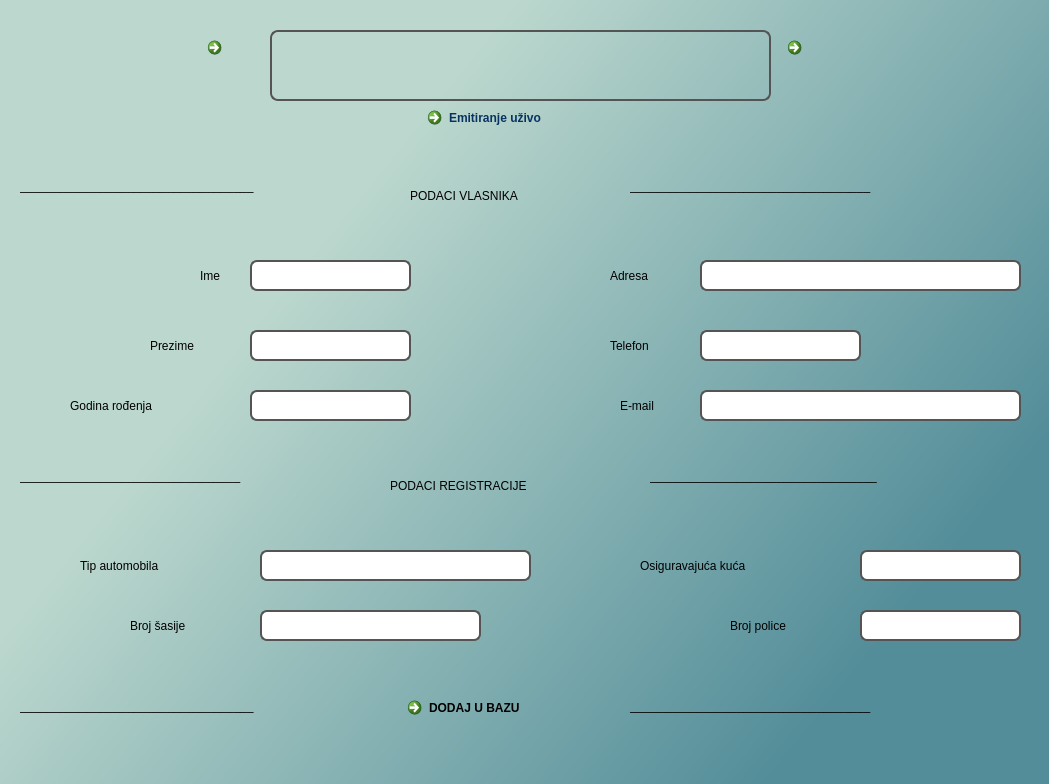
<?xml version="1.0" encoding="UTF-8"?>
<ui version="4.0">
 <class>MainWindow</class>
 <widget class="QMainWindow" name="MainWindow">
  <property name="enabled">
   <bool>true</bool>
  </property>
  <property name="geometry">
   <rect>
    <x>0</x>
    <y>0</y>
    <width>1049</width>
    <height>784</height>
   </rect>
  </property>
  <property name="sizePolicy">
   <sizepolicy hsizetype="Fixed" vsizetype="Fixed">
    <horstretch>0</horstretch>
    <verstretch>0</verstretch>
   </sizepolicy>
  </property>
  <property name="minimumSize">
   <size>
    <width>1049</width>
    <height>784</height>
   </size>
  </property>
  <property name="maximumSize">
   <size>
    <width>1049</width>
    <height>784</height>
   </size>
  </property>
  <property name="contextMenuPolicy">
   <enum>Qt::DefaultContextMenu</enum>
  </property>
  <property name="acceptDrops">
   <bool>false</bool>
  </property>
  <property name="windowTitle">
   <string/>
  </property>
  <property name="autoFillBackground">
   <bool>false</bool>
  </property>
  <property name="styleSheet">
   <string notr="true">QWidget#centralwidget{

background-color: qlineargradient(spread:pad, x1:0.263, y1:0.372432, x2:0.883064, y2:0.746, stop:0 rgba(188, 216, 206, 255), stop:1 rgba(83, 141, 153, 255));

}</string>
  </property>
  <property name="tabShape">
   <enum>QTabWidget::Rounded</enum>
  </property>
  <widget class="QWidget" name="centralwidget">
   <property name="styleSheet">
    <string notr="true"/>
   </property>
   <widget class="QLabel" name="label_ime">
    <property name="geometry">
     <rect>
      <x>200</x>
      <y>250</y>
      <width>51</width>
      <height>51</height>
     </rect>
    </property>
    <property name="styleSheet">
     <string notr="true">font: 20pt &quot;Calibri&quot;;</string>
    </property>
    <property name="text">
     <string>Ime</string>
    </property>
   </widget>
   <widget class="QLabel" name="label_prezime">
    <property name="geometry">
     <rect>
      <x>150</x>
      <y>320</y>
      <width>91</width>
      <height>51</height>
     </rect>
    </property>
    <property name="styleSheet">
     <string notr="true">font: 20pt &quot;Calibri&quot;;</string>
    </property>
    <property name="text">
     <string>Prezime</string>
    </property>
   </widget>
   <widget class="QLabel" name="label_datum">
    <property name="geometry">
     <rect>
      <x>70</x>
      <y>380</y>
      <width>191</width>
      <height>51</height>
     </rect>
    </property>
    <property name="styleSheet">
     <string notr="true">font: 20pt &quot;Calibri&quot;;</string>
    </property>
    <property name="text">
     <string>Godina rođenja</string>
    </property>
   </widget>
   <widget class="QLabel" name="label_adresa">
    <property name="geometry">
     <rect>
      <x>610</x>
      <y>260</y>
      <width>101</width>
      <height>31</height>
     </rect>
    </property>
    <property name="styleSheet">
     <string notr="true">font: 20pt &quot;Calibri&quot;;</string>
    </property>
    <property name="text">
     <string>Adresa</string>
    </property>
   </widget>
   <widget class="QLabel" name="label_telefon">
    <property name="geometry">
     <rect>
      <x>610</x>
      <y>330</y>
      <width>81</width>
      <height>31</height>
     </rect>
    </property>
    <property name="styleSheet">
     <string notr="true">font: 20pt &quot;Calibri&quot;;</string>
    </property>
    <property name="text">
     <string>Telefon</string>
    </property>
   </widget>
   <widget class="QLabel" name="label_email">
    <property name="geometry">
     <rect>
      <x>620</x>
      <y>390</y>
      <width>91</width>
      <height>31</height>
     </rect>
    </property>
    <property name="styleSheet">
     <string notr="true">font: 20pt &quot;Calibri&quot;;</string>
    </property>
    <property name="text">
     <string>E-mail</string>
    </property>
   </widget>
   <widget class="QLabel" name="label_tip_auto">
    <property name="geometry">
     <rect>
      <x>80</x>
      <y>540</y>
      <width>171</width>
      <height>51</height>
     </rect>
    </property>
    <property name="styleSheet">
     <string notr="true">font: 20pt &quot;Calibri&quot;;</string>
    </property>
    <property name="text">
     <string>Tip automobila</string>
    </property>
   </widget>
   <widget class="QLabel" name="label_br_sasije">
    <property name="geometry">
     <rect>
      <x>130</x>
      <y>610</y>
      <width>121</width>
      <height>31</height>
     </rect>
    </property>
    <property name="styleSheet">
     <string notr="true">font: 20pt &quot;Calibri&quot;;</string>
    </property>
    <property name="text">
     <string>Broj šasije</string>
    </property>
   </widget>
   <widget class="QLabel" name="label_osig_kuca">
    <property name="geometry">
     <rect>
      <x>640</x>
      <y>550</y>
      <width>221</width>
      <height>31</height>
     </rect>
    </property>
    <property name="styleSheet">
     <string notr="true">font: 20pt &quot;Calibri&quot;;</string>
    </property>
    <property name="text">
     <string>Osiguravajuća kuća</string>
    </property>
   </widget>
   <widget class="QLabel" name="label_br_police">
    <property name="geometry">
     <rect>
      <x>730</x>
      <y>610</y>
      <width>121</width>
      <height>31</height>
     </rect>
    </property>
    <property name="styleSheet">
     <string notr="true">font: 20pt &quot;Calibri&quot;;</string>
    </property>
    <property name="text">
     <string>Broj police</string>
    </property>
   </widget>
   <widget class="QCommandLinkButton" name="gumb_desni">
    <property name="geometry">
     <rect>
      <x>780</x>
      <y>30</y>
      <width>61</width>
      <height>61</height>
     </rect>
    </property>
    <property name="text">
     <string/>
    </property>
    <property name="icon">
     <iconset resource="../../../../../../Desktop/PROJEKT - UI NP AS NP/slike.qrc">
      <normaloff>:/slika1/IKONE/right-arrow.png</normaloff>:/slika1/IKONE/right-arrow.png</iconset>
    </property>
    <property name="iconSize">
     <size>
      <width>61</width>
      <height>51</height>
     </size>
    </property>
   </widget>
   <widget class="QCommandLinkButton" name="gumb_lijevi">
    <property name="geometry">
     <rect>
      <x>200</x>
      <y>30</y>
      <width>61</width>
      <height>61</height>
     </rect>
    </property>
    <property name="text">
     <string/>
    </property>
    <property name="icon">
     <iconset resource="../../../../../../Desktop/PROJEKT - UI NP AS NP/slike.qrc">
      <normaloff>:/slika1/IKONE/left-arrow.png</normaloff>:/slika1/IKONE/left-arrow.png</iconset>
    </property>
    <property name="iconSize">
     <size>
      <width>61</width>
      <height>51</height>
     </size>
    </property>
   </widget>
   <widget class="QLabel" name="kategorija_vlasnik">
    <property name="geometry">
     <rect>
      <x>410</x>
      <y>180</y>
      <width>221</width>
      <height>31</height>
     </rect>
    </property>
    <property name="styleSheet">
     <string notr="true">font: 700 21pt &quot;Calibri&quot;;</string>
    </property>
    <property name="text">
     <string>PODACI VLASNIKA</string>
    </property>
   </widget>
   <widget class="QLabel" name="label_ukras1">
    <property name="geometry">
     <rect>
      <x>20</x>
      <y>170</y>
      <width>421</width>
      <height>31</height>
     </rect>
    </property>
    <property name="autoFillBackground">
     <bool>false</bool>
    </property>
    <property name="styleSheet">
     <string notr="true">font: 20pt &quot;Segoe UI&quot;;</string>
    </property>
    <property name="text">
     <string>___________________________________</string>
    </property>
   </widget>
   <widget class="QLabel" name="kategorija_registracije">
    <property name="geometry">
     <rect>
      <x>390</x>
      <y>470</y>
      <width>271</width>
      <height>31</height>
     </rect>
    </property>
    <property name="styleSheet">
     <string notr="true">font: 700 21pt &quot;Calibri&quot;;</string>
    </property>
    <property name="text">
     <string>PODACI REGISTRACIJE</string>
    </property>
   </widget>
   <widget class="QLineEdit" name="lineEdit_ime">
    <property name="geometry">
     <rect>
      <x>250</x>
      <y>260</y>
      <width>161</width>
      <height>31</height>
     </rect>
    </property>
    <property name="font">
     <font>
      <pointsize>-1</pointsize>
      <bold>true</bold>
     </font>
    </property>
    <property name="styleSheet">
     <string notr="true">font-size: 20px;
padding: 0px;
border-width: 2px;
border-style: solid;
border-color: #545454;
border-radius: 6.5px;
font-weight: bold;</string>
    </property>
    <property name="text">
     <string/>
    </property>
    <property name="alignment">
     <set>Qt::AlignLeading|Qt::AlignLeft|Qt::AlignVCenter</set>
    </property>
    <property name="readOnly">
     <bool>false</bool>
    </property>
   </widget>
   <widget class="QLabel" name="slika_osobne">
    <property name="geometry">
     <rect>
      <x>140</x>
      <y>290</y>
      <width>50</width>
      <height>40</height>
     </rect>
    </property>
    <property name="styleSheet">
     <string notr="true">background-image: url(:/slika1/IKONE/id-card.png);</string>
    </property>
    <property name="text">
     <string/>
    </property>
    <property name="pixmap">
     <pixmap resource="../../../../../../Desktop/PROJEKT - UI NP AS NP/slike.qrc">:/slika1/IKONE/id-card.png</pixmap>
    </property>
    <property name="scaledContents">
     <bool>true</bool>
    </property>
    <property name="margin">
     <number>0</number>
    </property>
   </widget>
   <widget class="QLabel" name="slika_datum">
    <property name="geometry">
     <rect>
      <x>20</x>
      <y>390</y>
      <width>41</width>
      <height>31</height>
     </rect>
    </property>
    <property name="styleSheet">
     <string notr="true">background-image: url(:/slika1/IKONE/calendar.png);</string>
    </property>
    <property name="text">
     <string/>
    </property>
    <property name="pixmap">
     <pixmap resource="../../../../../../Desktop/PROJEKT - UI NP AS NP/slike.qrc">:/slika1/IKONE/calendar.png</pixmap>
    </property>
    <property name="scaledContents">
     <bool>true</bool>
    </property>
   </widget>
   <widget class="QLabel" name="slika_adresa">
    <property name="geometry">
     <rect>
      <x>560</x>
      <y>250</y>
      <width>46</width>
      <height>36</height>
     </rect>
    </property>
    <property name="styleSheet">
     <string notr="true">background-image: url(:/slika1/IKONE/PngItem_5096652.png);</string>
    </property>
    <property name="text">
     <string/>
    </property>
    <property name="pixmap">
     <pixmap resource="../../../../../../Desktop/PROJEKT - UI NP AS NP/slike.qrc">:/slika1/IKONE/PngItem_5096652.png</pixmap>
    </property>
    <property name="scaledContents">
     <bool>true</bool>
    </property>
   </widget>
   <widget class="QLabel" name="slika_telefon">
    <property name="geometry">
     <rect>
      <x>560</x>
      <y>320</y>
      <width>41</width>
      <height>36</height>
     </rect>
    </property>
    <property name="styleSheet">
     <string notr="true">background-image: url(:/slika1/IKONE/telephone.png);</string>
    </property>
    <property name="text">
     <string/>
    </property>
    <property name="pixmap">
     <pixmap resource="../../../../../../Desktop/PROJEKT - UI NP AS NP/slike.qrc">:/slika1/IKONE/telephone.png</pixmap>
    </property>
    <property name="scaledContents">
     <bool>true</bool>
    </property>
   </widget>
   <widget class="QLabel" name="slika_email">
    <property name="geometry">
     <rect>
      <x>560</x>
      <y>380</y>
      <width>48</width>
      <height>41</height>
     </rect>
    </property>
    <property name="styleSheet">
     <string notr="true">background-image: url(:/slika1/IKONE/message.png);</string>
    </property>
    <property name="text">
     <string/>
    </property>
    <property name="pixmap">
     <pixmap resource="../../../../../../Desktop/PROJEKT - UI NP AS NP/slike.qrc">:/slika1/IKONE/message.png</pixmap>
    </property>
    <property name="scaledContents">
     <bool>true</bool>
    </property>
   </widget>
   <widget class="QLabel" name="slika_auto">
    <property name="geometry">
     <rect>
      <x>20</x>
      <y>550</y>
      <width>50</width>
      <height>40</height>
     </rect>
    </property>
    <property name="styleSheet">
     <string notr="true">background-image: url(:/slika1/IKONE/service.png);</string>
    </property>
    <property name="text">
     <string/>
    </property>
    <property name="pixmap">
     <pixmap resource="../../../../../../Desktop/PROJEKT - UI NP AS NP/slike.qrc">:/slika1/IKONE/service.png</pixmap>
    </property>
    <property name="scaledContents">
     <bool>true</bool>
    </property>
   </widget>
   <widget class="QLabel" name="slika_br_sasije">
    <property name="geometry">
     <rect>
      <x>70</x>
      <y>610</y>
      <width>50</width>
      <height>40</height>
     </rect>
    </property>
    <property name="styleSheet">
     <string notr="true">background-image: url(:/slika1/IKONE/license-plate.png);</string>
    </property>
    <property name="text">
     <string/>
    </property>
    <property name="pixmap">
     <pixmap resource="../../../../../../Desktop/PROJEKT - UI NP AS NP/slike.qrc">:/slika1/IKONE/license-plate.png</pixmap>
    </property>
    <property name="scaledContents">
     <bool>true</bool>
    </property>
   </widget>
   <widget class="QLabel" name="slika_osig_kuca">
    <property name="geometry">
     <rect>
      <x>590</x>
      <y>550</y>
      <width>50</width>
      <height>40</height>
     </rect>
    </property>
    <property name="text">
     <string/>
    </property>
    <property name="pixmap">
     <pixmap resource="../../../../../../Desktop/PROJEKT - UI NP AS NP/slike.qrc">:/slika1/IKONE/car-insurance (1).png</pixmap>
    </property>
    <property name="scaledContents">
     <bool>true</bool>
    </property>
   </widget>
   <widget class="QLabel" name="slika_br_police">
    <property name="geometry">
     <rect>
      <x>680</x>
      <y>610</y>
      <width>50</width>
      <height>40</height>
     </rect>
    </property>
    <property name="text">
     <string/>
    </property>
    <property name="pixmap">
     <pixmap resource="../../../../../../Desktop/PROJEKT - UI NP AS NP/slike.qrc">:/slika1/IKONE/document.png</pixmap>
    </property>
    <property name="scaledContents">
     <bool>true</bool>
    </property>
   </widget>
   <widget class="QLineEdit" name="lineEdit_prezime">
    <property name="geometry">
     <rect>
      <x>250</x>
      <y>330</y>
      <width>161</width>
      <height>31</height>
     </rect>
    </property>
    <property name="font">
     <font>
      <pointsize>-1</pointsize>
      <bold>true</bold>
     </font>
    </property>
    <property name="styleSheet">
     <string notr="true">font-size: 20px;
padding: 0px;
border-width: 2px;
border-style: solid;
border-color: #545454;
border-radius: 6.5px;
font-weight: bold;</string>
    </property>
    <property name="text">
     <string/>
    </property>
   </widget>
   <widget class="QLineEdit" name="lineEdit_datum">
    <property name="geometry">
     <rect>
      <x>250</x>
      <y>390</y>
      <width>161</width>
      <height>31</height>
     </rect>
    </property>
    <property name="styleSheet">
     <string notr="true">font-size: 20px;
padding: 0px;
border-width: 2px;
border-style: solid;
border-color: #545454;
border-radius: 6.5px;
font-weight: bold;</string>
    </property>
    <property name="text">
     <string/>
    </property>
   </widget>
   <widget class="QLineEdit" name="lineEdit_adresa">
    <property name="geometry">
     <rect>
      <x>700</x>
      <y>260</y>
      <width>321</width>
      <height>31</height>
     </rect>
    </property>
    <property name="styleSheet">
     <string notr="true">font-size: 20px;
padding: 0px;
border-width: 2px;
border-style: solid;
border-color: #545454;
border-radius: 6.5px;
font-weight: bold;</string>
    </property>
    <property name="text">
     <string/>
    </property>
   </widget>
   <widget class="QLineEdit" name="lineEdit_telefon">
    <property name="geometry">
     <rect>
      <x>700</x>
      <y>330</y>
      <width>161</width>
      <height>31</height>
     </rect>
    </property>
    <property name="styleSheet">
     <string notr="true">font-size: 20px;
padding: 0px;
border-width: 2px;
border-style: solid;
border-color: #545454;
border-radius: 6.5px;
font-weight: bold;</string>
    </property>
    <property name="text">
     <string/>
    </property>
   </widget>
   <widget class="QLineEdit" name="lineEdit_tip_auta">
    <property name="geometry">
     <rect>
      <x>260</x>
      <y>550</y>
      <width>271</width>
      <height>31</height>
     </rect>
    </property>
    <property name="font">
     <font>
      <pointsize>-1</pointsize>
      <bold>true</bold>
     </font>
    </property>
    <property name="styleSheet">
     <string notr="true">font-size: 20px;
padding: 0px;
border-width: 2px;
border-style: solid;
border-color: #545454;
border-radius: 6.5px;
font-weight: bold;</string>
    </property>
    <property name="text">
     <string/>
    </property>
   </widget>
   <widget class="QLineEdit" name="lineEdit_br_sasije">
    <property name="geometry">
     <rect>
      <x>260</x>
      <y>610</y>
      <width>221</width>
      <height>31</height>
     </rect>
    </property>
    <property name="font">
     <font>
      <pointsize>-1</pointsize>
      <bold>true</bold>
     </font>
    </property>
    <property name="styleSheet">
     <string notr="true">font-size: 20px;
padding: 0px;
border-width: 2px;
border-style: solid;
border-color: #545454;
border-radius: 6.5px;
font-weight: bold;</string>
    </property>
    <property name="text">
     <string/>
    </property>
   </widget>
   <widget class="QLineEdit" name="lineEdit_osig_kuca">
    <property name="geometry">
     <rect>
      <x>860</x>
      <y>550</y>
      <width>161</width>
      <height>31</height>
     </rect>
    </property>
    <property name="font">
     <font>
      <pointsize>-1</pointsize>
      <bold>true</bold>
     </font>
    </property>
    <property name="styleSheet">
     <string notr="true">font-size: 20px;
padding: 0px;
border-width: 2px;
border-style: solid;
border-color: #545454;
border-radius: 6.5px;
font-weight: bold;</string>
    </property>
    <property name="text">
     <string/>
    </property>
   </widget>
   <widget class="QLineEdit" name="lineEdit_br_police">
    <property name="geometry">
     <rect>
      <x>860</x>
      <y>610</y>
      <width>161</width>
      <height>31</height>
     </rect>
    </property>
    <property name="font">
     <font>
      <pointsize>-1</pointsize>
      <bold>true</bold>
     </font>
    </property>
    <property name="styleSheet">
     <string notr="true">font-size: 20px;
padding: 0px;
border-width: 2px;
border-style: solid;
border-color: #545454;
border-radius: 6.5px;
font-weight: bold;</string>
    </property>
    <property name="text">
     <string/>
    </property>
   </widget>
   <widget class="QLabel" name="label_ukras3">
    <property name="geometry">
     <rect>
      <x>20</x>
      <y>460</y>
      <width>421</width>
      <height>31</height>
     </rect>
    </property>
    <property name="styleSheet">
     <string notr="true">font: 20pt &quot;Segoe UI&quot;;</string>
    </property>
    <property name="text">
     <string>_________________________________</string>
    </property>
   </widget>
   <widget class="QLabel" name="label_ukras2">
    <property name="geometry">
     <rect>
      <x>630</x>
      <y>170</y>
      <width>541</width>
      <height>31</height>
     </rect>
    </property>
    <property name="autoFillBackground">
     <bool>false</bool>
    </property>
    <property name="styleSheet">
     <string notr="true">font: 20pt &quot;Segoe UI&quot;;</string>
    </property>
    <property name="text">
     <string>____________________________________</string>
    </property>
   </widget>
   <widget class="QLabel" name="label_ukras4">
    <property name="geometry">
     <rect>
      <x>650</x>
      <y>460</y>
      <width>431</width>
      <height>31</height>
     </rect>
    </property>
    <property name="styleSheet">
     <string notr="true">font: 20pt &quot;Segoe UI&quot;;</string>
    </property>
    <property name="text">
     <string>__________________________________</string>
    </property>
   </widget>
   <widget class="QLabel" name="label_prikaz_registracije">
    <property name="geometry">
     <rect>
      <x>270</x>
      <y>30</y>
      <width>501</width>
      <height>71</height>
     </rect>
    </property>
    <property name="accessibleName">
     <string/>
    </property>
    <property name="accessibleDescription">
     <string/>
    </property>
    <property name="styleSheet">
     <string notr="true">font-size: 53px;
padding: 0px;
border-width: 2px;
border-style: solid;
border-color: #545454;
border-radius: 8px;
font-weight: bold;</string>
    </property>
    <property name="text">
     <string/>
    </property>
    <property name="alignment">
     <set>Qt::AlignCenter</set>
    </property>
   </widget>
   <widget class="QLineEdit" name="lineEdit_email">
    <property name="geometry">
     <rect>
      <x>700</x>
      <y>390</y>
      <width>321</width>
      <height>31</height>
     </rect>
    </property>
    <property name="styleSheet">
     <string notr="true">font-size: 20px;
padding: 0px;
border-width: 2px;
border-style: solid;
border-color: #545454;
border-radius: 6.5px;
font-weight: bold;</string>
    </property>
    <property name="text">
     <string/>
    </property>
   </widget>
   <widget class="QCommandLinkButton" name="gumb_baza">
    <property name="geometry">
     <rect>
      <x>400</x>
      <y>690</y>
      <width>231</width>
      <height>51</height>
     </rect>
    </property>
    <property name="styleSheet">
     <string notr="true">font: 700 20pt &quot;Calibri&quot;;</string>
    </property>
    <property name="text">
     <string>DODAJ U BAZU</string>
    </property>
    <property name="icon">
     <iconset>
      <normaloff>../../../../../../Downloads/add.png</normaloff>../../../../../../Downloads/add.png</iconset>
    </property>
    <property name="iconSize">
     <size>
      <width>51</width>
      <height>41</height>
     </size>
    </property>
   </widget>
   <widget class="QLabel" name="label_ukras5">
    <property name="geometry">
     <rect>
      <x>20</x>
      <y>690</y>
      <width>381</width>
      <height>31</height>
     </rect>
    </property>
    <property name="styleSheet">
     <string notr="true">font: 20pt &quot;Segoe UI&quot;;</string>
    </property>
    <property name="text">
     <string>___________________________________</string>
    </property>
   </widget>
   <widget class="QLabel" name="label_ukras6">
    <property name="geometry">
     <rect>
      <x>630</x>
      <y>690</y>
      <width>411</width>
      <height>31</height>
     </rect>
    </property>
    <property name="styleSheet">
     <string notr="true">font: 20pt &quot;Segoe UI&quot;;</string>
    </property>
    <property name="text">
     <string>____________________________________</string>
    </property>
   </widget>
   <widget class="QCommandLinkButton" name="gumb_emitiranje_uzivo">
    <property name="geometry">
     <rect>
      <x>420</x>
      <y>100</y>
      <width>201</width>
      <height>51</height>
     </rect>
    </property>
    <property name="styleSheet">
     <string notr="true">font: 700 15pt &quot;Calibri&quot;;
color: #063362;</string>
    </property>
    <property name="text">
     <string>Emitiranje uživo</string>
    </property>
    <property name="icon">
     <iconset>
      <normaloff>../../../../../../Downloads/security-camera.png</normaloff>../../../../../../Downloads/security-camera.png</iconset>
    </property>
    <property name="iconSize">
     <size>
      <width>41</width>
      <height>37</height>
     </size>
    </property>
   </widget>
  </widget>
 </widget>
 <resources>
  <include location="../../../../../../Desktop/PROJEKT - UI NP AS NP/slike.qrc"/>
 </resources>
 <connections/>
</ui>
